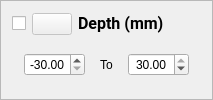
                       <widget class="QFrame" name="depth_frame">
                        <property name="frameShape">
                         <enum>QFrame::StyledPanel</enum>
                        </property>
                        <property name="frameShadow">
                         <enum>QFrame::Raised</enum>
                        </property>
                        <layout class="QVBoxLayout" name="verticalLayout_11">
                         <property name="topMargin">
                          <number>0</number>
                         </property>
                         <item>
                          <layout class="QHBoxLayout" name="horizontalLayout_6">
                           <item>
                            <widget class="QCheckBox" name="filter_depth_checkBox">
                             <property name="sizePolicy">
                              <sizepolicy hsizetype="Fixed" vsizetype="Fixed">
                               <horstretch>0</horstretch>
                               <verstretch>0</verstretch>
                              </sizepolicy>
                             </property>
                             <property name="text">
                              <string/>
                             </property>
                            </widget>
                           </item>
                           <item>
                            <widget class="QPushButton" name="depth_icon">
                             <property name="enabled">
                              <bool>false</bool>
                             </property>
                             <property name="sizePolicy">
                              <sizepolicy hsizetype="Fixed" vsizetype="Fixed">
                               <horstretch>0</horstretch>
                               <verstretch>0</verstretch>
                              </sizepolicy>
                             </property>
                             <property name="styleSheet">
                              <string notr="true">PfiltersIconsStyle</string>
                             </property>
                             <property name="text">
                              <string/>
                             </property>
                             <property name="icon">
                              <iconset resource="assets/assets.qrc">
                               <normaloff>:/icons/icons/depth_gray.png</normaloff>
                               <disabledoff>:/icons/icons/depth_gray.png</disabledoff>:/icons/icons/depth_gray.png</iconset>
                             </property>
                             <property name="iconSize">
                              <size>
                               <width>25</width>
                               <height>25</height>
                              </size>
                             </property>
                            </widget>
                           </item>
                           <item>
                            <widget class="QLabel" name="depth_label">
                             <property name="sizePolicy">
                              <sizepolicy hsizetype="Preferred" vsizetype="Fixed">
                               <horstretch>0</horstretch>
                               <verstretch>0</verstretch>
                              </sizepolicy>
                             </property>
                             <property name="font">
                              <font>
                               <family>Roboto</family>
                               <pointsize>12</pointsize>
                               <weight>75</weight>
                               <italic>false</italic>
                               <bold>true</bold>
                              </font>
                             </property>
                             <property name="styleSheet">
                              <string notr="true">PfilterslabelsStyle</string>
                             </property>
                             <property name="text">
                              <string>Depth (mm)</string>
                             </property>
                            </widget>
                           </item>
                          </layout>
                         </item>
                         <item>
                          <layout class="QHBoxLayout" name="horizontalLayout_13">
                           <property name="spacing">
                            <number>15</number>
                           </property>
                           <property name="leftMargin">
                            <number>12</number>
                           </property>
                           <property name="rightMargin">
                            <number>12</number>
                           </property>
                           <item>
                            <widget class="QDoubleSpinBox" name="low_depth_input">
                             <property name="alignment">
                              <set>Qt::AlignCenter</set>
                             </property>
                             <property name="minimum">
                              <double>-30.000000000000000</double>
                             </property>
                             <property name="maximum">
                              <double>30.000000000000000</double>
                             </property>
                             <property name="value">
                              <double>-30.000000000000000</double>
                             </property>
                            </widget>
                           </item>
                           <item>
                            <widget class="QLabel" name="depth_to_label">
                             <property name="sizePolicy">
                              <sizepolicy hsizetype="Fixed" vsizetype="Preferred">
                               <horstretch>0</horstretch>
                               <verstretch>0</verstretch>
                              </sizepolicy>
                             </property>
                             <property name="text">
                              <string>To</string>
                             </property>
                            </widget>
                           </item>
                           <item>
                            <widget class="QDoubleSpinBox" name="high_depth_input">
                             <property name="alignment">
                              <set>Qt::AlignCenter</set>
                             </property>
                             <property name="minimum">
                              <double>-30.000000000000000</double>
                             </property>
                             <property name="maximum">
                              <double>30.000000000000000</double>
                             </property>
                             <property name="value">
                              <double>30.000000000000000</double>
                             </property>
                            </widget>
                           </item>
                          </layout>
                         </item>
                        </layout>
                       </widget>
